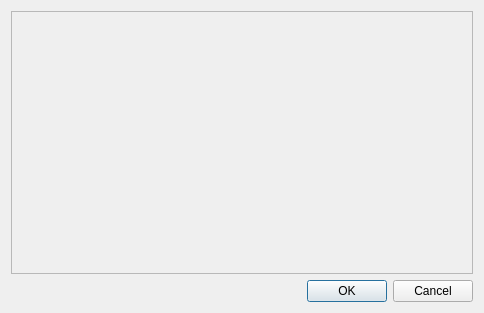
<?xml version="1.0" encoding="UTF-8"?>
<ui version="4.0">
    <class>TorrentTagsDialog</class>
    <widget class="QDialog" name="TorrentTagsDialog">
        <property name="geometry">
            <rect>
                <x>0</x>
                <y>0</y>
                <width>484</width>
                <height>313</height>
            </rect>
        </property>
        <property name="windowTitle">
            <string>Torrent Tags</string>
        </property>
        <layout class="QVBoxLayout" name="verticalLayout">
            <item>
                <widget class="QScrollArea" name="scrollArea">
                    <property name="horizontalScrollBarPolicy">
                        <enum>Qt::ScrollBarAlwaysOff</enum>
                    </property>
                    <property name="widgetResizable">
                        <bool>true</bool>
                    </property>
                    <widget class="QWidget" name="scrollAreaWidgetContents">
                        <property name="geometry">
                            <rect>
                                <x>0</x>
                                <y>0</y>
                                <width>464</width>
                                <height>263</height>
                            </rect>
                        </property>
                    </widget>
                </widget>
            </item>
            <item>
                <widget class="QDialogButtonBox" name="buttonBox">
                    <property name="standardButtons">
                        <set>QDialogButtonBox::Cancel|QDialogButtonBox::Ok</set>
                    </property>
                </widget>
            </item>
        </layout>
    </widget>
    <resources/>
    <connections/>
</ui>
